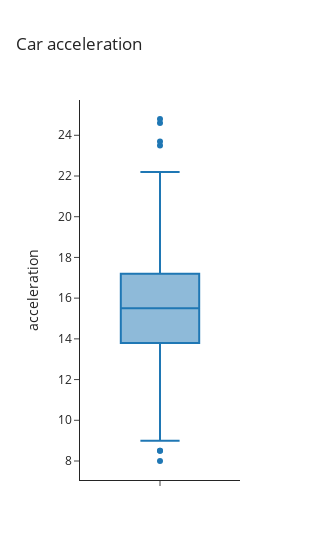

Here is the notebook cell this chart was saved with:
### Code cell
fig = px.box(
    data,
    y='acceleration',
    title='Car acceleration',
    width=300,
    )

fig.show()

### Figure 1 — Plotly figure (JSON) as saved in the notebook; plotly's stock layout.template omitted (floating-point values rounded to 4 significant figures; data arrays with more than 128 entries replaced by an {"elided": "..."} marker saying what was removed)
{"data": [{"alignmentgroup": "True", "hovertemplate": "acceleration=%{y}<extra></extra>", "legendgroup": "", "marker": {"color": "#1F77B4"}, "name": "", "notched": false, "offsetgroup": "", "orientation": "v", "showlegend": false, "type": "box", "x0": " ", "xaxis": "x", "y": {"elided": "398 float values"}, "y0": " ", "yaxis": "y"}], "layout": {"boxmode": "group", "legend": {"tracegroupgap": 0}, "title": {"text": "Car acceleration"}, "width": 300, "xaxis": {"anchor": "y", "domain": [0, 1]}, "yaxis": {"anchor": "x", "domain": [0, 1], "title": {"text": "acceleration"}}}}
